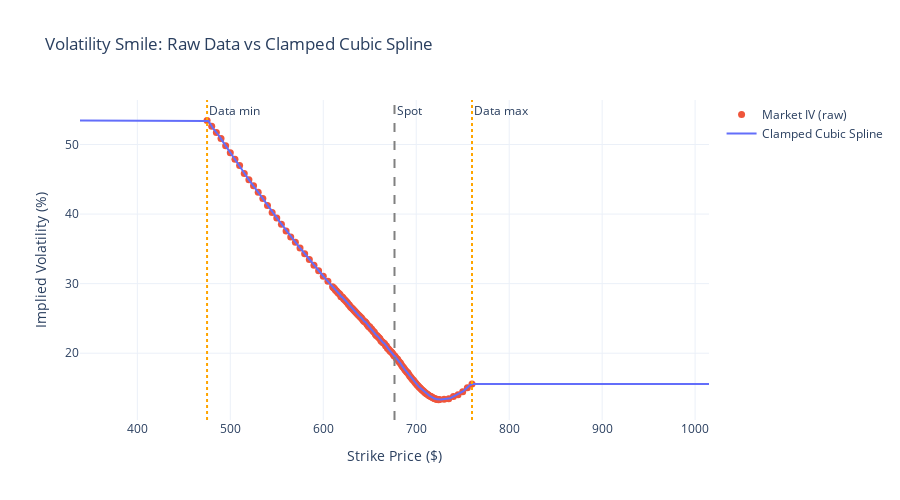

Notebook code cell kept with this figure:
### Markdown cell above
## Step 4: Interpolate and Extrapolate the Volatility Smile

Following **Malz (2014, Sec. 2.1–2.2)**, we fit a **clamped cubic spline** to the implied volatility data:

- **Clamped** means the first derivative is set to zero at the boundary knots (Malz 2014, Eq. 5–6). This ensures 
  flat extrapolation beyond the observed strikes, which prevents no-arbitrage violations 
  (the call valuation function stays monotonically decreasing and convex).
- **Cubic spline** ensures C² continuity (continuous first and second derivatives), which is 
  essential since the BL method requires the second derivative of call prices 
  (Breeden & Litzenberger 1978, Eq. 2; Jackwerth 2004, Eq. 7).
- Beyond observed strikes, we extrapolate at constant IV (flat wings).

The resulting **call valuation function** is defined as (Malz 2014, Eq. 4):

$$c(t, X, \tau) = v[S_t, X, \tau, \sigma(X), r, q]$$

where $v[\cdot]$ is the Black-Scholes formula and $\sigma(X)$ is the interpolated smile.

### Code cell
# --- Fit clamped cubic spline to the volatility smile ---
strikes_data = smile['strike'].values
ivs_data = smile['iv'].values

# Clamped cubic spline: first derivative = 0 at boundaries (flat extrapolation)
# bc_type=((1, 0), (1, 0)) means first derivative = 0 at both endpoints
vol_spline = CubicSpline(strikes_data, ivs_data, bc_type=((1, 0.0), (1, 0.0)))

# Define the interpolated/extrapolated vol function with flat wings
K_min_data = strikes_data[0]
K_max_data = strikes_data[-1]
iv_min = ivs_data[0]
iv_max = ivs_data[-1]

def sigma_interp(K):
    """
    Interpolated implied volatility function.
    - Inside observed range: clamped cubic spline
    - Outside observed range: flat extrapolation at boundary IV
    """
    K = np.atleast_1d(K)
    result = np.empty_like(K, dtype=float)
    
    below = K < K_min_data
    above = K > K_max_data
    inside = ~below & ~above
    
    result[below] = iv_min
    result[above] = iv_max
    result[inside] = vol_spline(K[inside])
    
    # Ensure IV is always positive
    result = np.maximum(result, 0.001)
    
    return result

# --- Build the call valuation function on a fine grid ---
# This is the key: c(t, X, tau) = v(S, X, tau, sigma(X), r, q)
# where sigma(X) comes from the interpolated smile

# Fine grid extending well beyond observed strikes
F = S0 * np.exp((r - q) * T)  # Forward price
K_low = S0 * 0.50    # 50% of spot
K_high = S0 * 1.50   # 150% of spot
N_grid = 2000
K_fine = np.linspace(K_low, K_high, N_grid)

# Compute interpolated vols and call prices on fine grid
sigma_fine = sigma_interp(K_fine)
C_fine = bs_call_price(S0, K_fine, T, r, q, sigma_fine)

print(f"Forward price: F = ${F:.2f}")
print(f"Fine grid: {N_grid} points from ${K_low:.0f} to ${K_high:.0f}")
print(f"Grid spacing: dK = ${(K_high - K_low) / N_grid:.4f}")

# --- Plot: Interpolated smile overlaid on raw data ---
fig = go.Figure()

fig.add_trace(go.Scatter(
    x=smile['strike'], y=smile['iv'] * 100,
    mode='markers', name='Market IV (raw)',
    marker=dict(size=7, color='#EF553B')
))

fig.add_trace(go.Scatter(
    x=K_fine, y=sigma_fine * 100,
    mode='lines', name='Clamped Cubic Spline',
    line=dict(color='#636EFA', width=2)
))

fig.add_vline(x=S0, line_dash="dash", line_color="gray", annotation_text="Spot")
fig.add_vline(x=K_min_data, line_dash="dot", line_color="orange", annotation_text="Data min")
fig.add_vline(x=K_max_data, line_dash="dot", line_color="orange", annotation_text="Data max")

fig.update_layout(
    title=f"Volatility Smile: Raw Data vs Clamped Cubic Spline",
    xaxis_title="Strike Price ($)",
    yaxis_title="Implied Volatility (%)",
    template="plotly_white",
    width=900, height=500
)
fig.show()

### Figure 1 — Plotly figure (JSON) as saved in the notebook; plotly's stock layout.template omitted (floating-point values rounded to 4 significant figures; data arrays with more than 128 entries replaced by an {"elided": "..."} marker saying what was removed)
{"data": [{"marker": {"color": "#EF553B", "size": 7}, "mode": "markers", "name": "Market IV (raw)", "type": "scatter", "x": {"elided": "150 float values"}, "y": {"elided": "150 float values"}}, {"line": {"color": "#636EFA", "width": 2}, "mode": "lines", "name": "Clamped Cubic Spline", "type": "scatter", "x": {"elided": "2000 float values"}, "y": {"elided": "2000 float values"}}], "layout": {"annotations": [{"showarrow": false, "text": "Spot", "x": 676.6, "xanchor": "left", "xref": "x", "y": 1, "yanchor": "top", "yref": "y domain"}, {"showarrow": false, "text": "Data min", "x": 475.0, "xanchor": "left", "xref": "x", "y": 1, "yanchor": "top", "yref": "y domain"}, {"showarrow": false, "text": "Data max", "x": 760.0, "xanchor": "left", "xref": "x", "y": 1, "yanchor": "top", "yref": "y domain"}], "height": 500, "shapes": [{"line": {"color": "gray", "dash": "dash"}, "type": "line", "x0": 676.6, "x1": 676.6, "xref": "x", "y0": 0, "y1": 1, "yref": "y domain"}, {"line": {"color": "orange", "dash": "dot"}, "type": "line", "x0": 475.0, "x1": 475.0, "xref": "x", "y0": 0, "y1": 1, "yref": "y domain"}, {"line": {"color": "orange", "dash": "dot"}, "type": "line", "x0": 760.0, "x1": 760.0, "xref": "x", "y0": 0, "y1": 1, "yref": "y domain"}], "title": {"text": "Volatility Smile: Raw Data vs Clamped Cubic Spline"}, "width": 900, "xaxis": {"title": {"text": "Strike Price ($)"}}, "yaxis": {"title": {"text": "Implied Volatility (%)"}}}}
